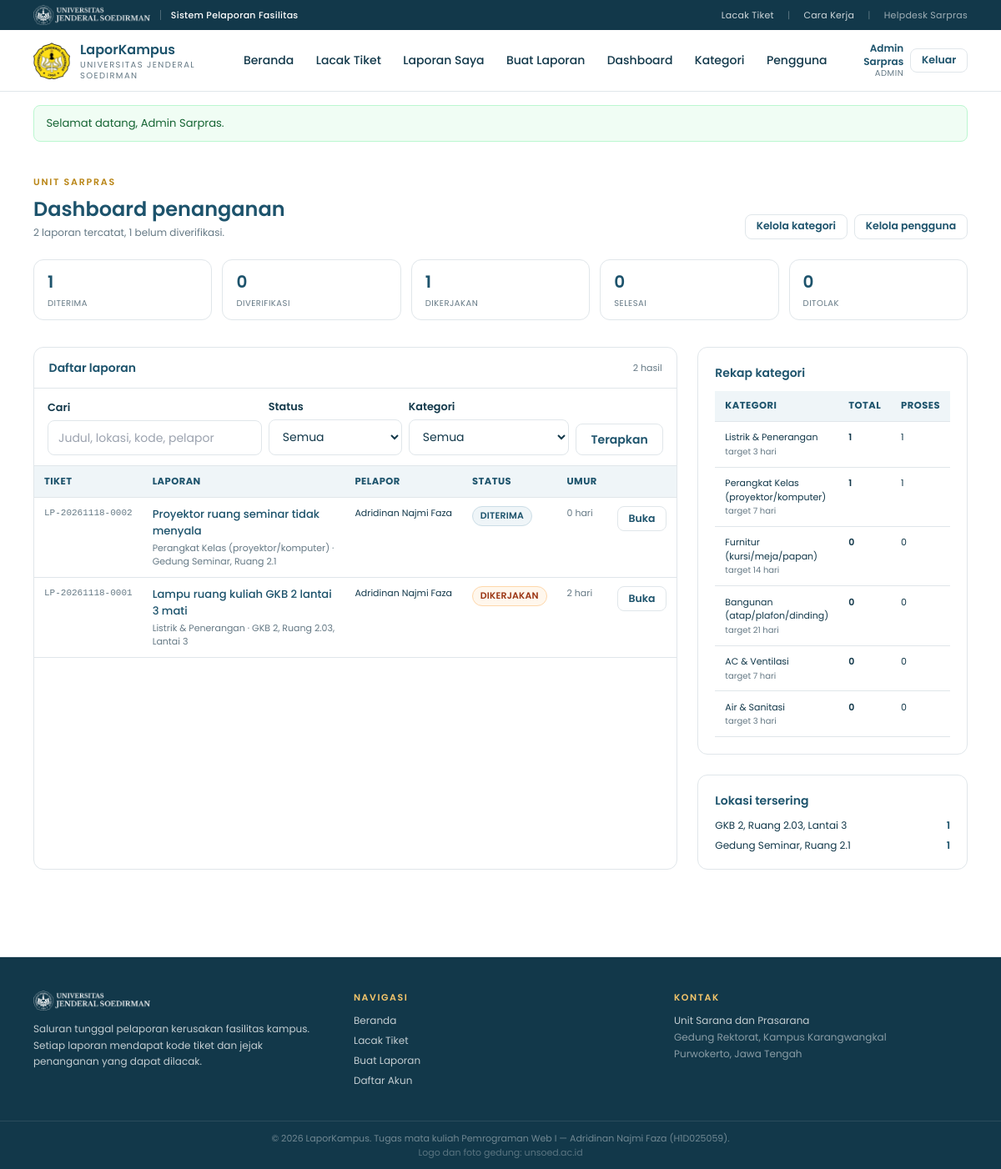
/admin/index.php (signed in), run on the app's committed database.
### tables this page shows
CREATE TABLE laporan (
  id          INT AUTO_INCREMENT PRIMARY KEY,
  kode        VARCHAR(20)  NOT NULL UNIQUE,
  user_id     INT          NOT NULL,
  kategori_id INT          NOT NULL,
  judul       VARCHAR(120) NOT NULL,
  deskripsi   TEXT         NOT NULL,
  lokasi      VARCHAR(160) NOT NULL,
  foto        VARCHAR(255) DEFAULT NULL,
  status      ENUM('diterima','diverifikasi','dikerjakan','selesai','ditolak') NOT NULL DEFAULT 'diterima',
  dibuat      DATETIME NOT NULL DEFAULT CURRENT_TIMESTAMP,
  diperbarui  DATETIME NOT NULL DEFAULT CURRENT_TIMESTAMP ON UPDATE CURRENT_TIMESTAMP,
  CONSTRAINT fk_lap_user FOREIGN KEY (user_id)     REFERENCES users(id)    ON DELETE CASCADE,
  CONSTRAINT fk_lap_kat  FOREIGN KEY (kategori_id) REFERENCES kategori(id) ON DELETE RESTRICT,
  INDEX idx_status (status),
  INDEX idx_kategori (kategori_id),
  INDEX idx_dibuat (dibuat)
);

CREATE TABLE kategori (
  id       INT AUTO_INCREMENT PRIMARY KEY,
  nama     VARCHAR(80) NOT NULL UNIQUE,
  sla_hari SMALLINT    NOT NULL DEFAULT 7
);

CREATE TABLE users (
  id            INT AUTO_INCREMENT PRIMARY KEY,
  nama          VARCHAR(100) NOT NULL,
  nim_nip       VARCHAR(20)  NOT NULL,
  email         VARCHAR(120) NOT NULL UNIQUE,
  password_hash VARCHAR(255) NOT NULL,
  role          ENUM('pelapor','admin') NOT NULL DEFAULT 'pelapor',
  aktif         TINYINT(1)   NOT NULL DEFAULT 1,
  dibuat        DATETIME     NOT NULL DEFAULT CURRENT_TIMESTAMP
);

### admin/index.php (the view, shortened to what this page needs)
<?php
require_once __DIR__ . '/../includes/auth.php';
$cari      = trim((string) ($_GET['q'] ?? ''));
$perHal = 10;
$hal    = max(1, (int) ($_GET['hal'] ?? 1));
$where  = ['1 = 1'];
$params = [];
$sqlWhere = 'WHERE ' . implode(' AND ', $where);
$stTotal = $pdo->prepare("SELECT COUNT(*) FROM laporan l JOIN users p ON p.id = l.user_id $sqlWhere");
$stTotal->execute($params);
$total    = (int) $stTotal->fetchColumn();
$totalHal = max(1, (int) ceil($total / $perHal));
$hal      = min($hal, $totalHal);
$offset   = ($hal - 1) * $perHal;
$st = $pdo->prepare(
    "SELECT l.id, l.kode, l.judul, l.status, l.lokasi, l.dibuat, k.nama AS kategori, k.sla_hari, p.nama AS pelapor
     FROM laporan l
     JOIN kategori k ON k.id = l.kategori_id
     JOIN users p    ON p.id = l.user_id
     $sqlWhere
     ORDER BY FIELD(l.status, 'diterima','diverifikasi','dikerjakan','selesai','ditolak'), l.dibuat DESC
     LIMIT $perHal OFFSET $offset"
);
$st->execute($params);
$daftar = $st->fetchAll();
$stat = $pdo->query(
    "SELECT
       COUNT(*) AS total,
       SUM(status = 'diterima')     AS diterima,
       SUM(status = 'diverifikasi') AS diverifikasi,
       SUM(status = 'dikerjakan')   AS dikerjakan,
       SUM(status = 'selesai')      AS selesai,
       SUM(status = 'ditolak')      AS ditolak
     FROM laporan"
)->fetch();
$perKategori = $pdo->query(
    "SELECT k.nama, k.sla_hari, COUNT(l.id) AS jumlah,
            SUM(l.status NOT IN ('selesai','ditolak')) AS berjalan
     FROM kategori k LEFT JOIN laporan l ON l.kategori_id = k.id
     GROUP BY k.id ORDER BY jumlah DESC"
)->fetchAll();
$perLokasi = $pdo->query(
    "SELECT lokasi, COUNT(*) AS jumlah FROM laporan GROUP BY lokasi ORDER BY jumlah DESC LIMIT 5"
)->fetchAll();
include __DIR__ . '/../includes/header.php';
?>
<div class="mx-auto max-w-6xl px-4 py-10">
  <div class="flex flex-wrap items-end justify-between gap-4">
    <div>
      <p class="text-[11px] font-semibold uppercase tracking-[0.16em] text-gold">Unit sarpras</p>
      <h1 class="mt-2 text-2xl font-semibold text-navy">Dashboard penanganan</h1>
      <p class="mt-1 text-xs text-muted"><?= (int) $stat['total'] ?> laporan tercatat, <?= (int) $stat['diterima'] ?> belum diverifikasi.</p>
    </div>
    <div class="flex gap-2">
      <a href="<?= BASE ?>/admin/kategori.php" class="btn btn-ghost btn-sm">Kelola kategori</a>
      <a href="<?= BASE ?>/admin/pengguna.php" class="btn btn-ghost btn-sm">Kelola pengguna</a>
    </div>
  </div>
  <div class="mt-6 grid grid-cols-2 gap-3 sm:grid-cols-5">
    <?php
    $kartu = [
        ['Diterima', $stat['diterima'], 'badge-diterima'],
        ['Diverifikasi', $stat['diverifikasi'], 'badge-diverifikasi'],
        ['Dikerjakan', $stat['dikerjakan'], 'badge-dikerjakan'],
        ['Selesai', $stat['selesai'], 'badge-selesai'],
        ['Ditolak', $stat['ditolak'], 'badge-ditolak'],
    ];
    foreach ($kartu as [$label, $nilai, $kelas]): ?>
      <div class="card px-4 py-3">
        <p class="text-xl font-semibold text-navy"><?= (int) $nilai ?></p>
        <p class="mt-1 text-[10px] uppercase tracking-wider text-muted"><?= e($label) ?></p>
      </div>
    <?php endforeach; ?>
  </div>
  <div class="mt-8 grid gap-6 lg:grid-cols-[1.55fr_0.45fr]">
    <div class="card overflow-hidden">
      <div class="card-head flex flex-wrap items-center justify-between gap-2">
        <h2 class="text-sm font-semibold text-navy">Daftar laporan</h2>
        <span class="text-[11px] text-muted"><?= $total ?> hasil</span>
      </div>
      <form method="get" class="grid gap-2 border-b border-line bg-white px-4 py-3 sm:grid-cols-[1fr_auto_auto_auto] sm:items-end">
        <div class="field mb-0">
          <label for="q">Cari</label>
          <input type="text" id="q" name="q" value="<?= e($cari) ?>" placeholder="Judul, lokasi, kode, pelapor">
        </div>
        <div class="field mb-0 sm:w-40">
          <label for="status">Status</label>
          <select id="status" name="status">
            <option value="">Semua</option>
          </select>
        </div>
        <div class="field mb-0 sm:w-48">
          <label for="kategori">Kategori</label>
          <select id="kategori" name="kategori">
            <option value="0">Semua</option>
          </select>
        </div>
        <button type="submit" class="btn btn-ghost">Terapkan</button>
      </form>
      <div class="overflow-x-auto">
        <table class="tabel">
          <thead>
            <tr>
              <th>Tiket</th>
              <th>Laporan</th>
              <th>Pelapor</th>
              <th>Status</th>
              <th>Umur</th>
              <th></th>
            </tr>
          </thead>
          <tbody>
          <?php foreach ($daftar as $l):
              $umur  = umur_hari($l['dibuat']);
          ?>
            <tr data-cari="<?= e($l['judul'] . ' ' . $l['lokasi'] . ' ' . $l['kode'] . ' ' . $l['pelapor']) ?>">
              <td class="whitespace-nowrap font-mono text-[11px] text-muted"><?= e($l['kode']) ?></td>
              <td>
                <p class="font-medium text-navy"><?= e($l['judul']) ?></p>
                <p class="mt-0.5 text-[11px] text-muted"><?= e($l['kategori']) ?> &middot; <?= e($l['lokasi']) ?></p>
              </td>
              <td class="whitespace-nowrap text-[11px]"><?= e($l['pelapor']) ?></td>
              <td><?= badge_status($l['status']) ?></td>
              <td class="whitespace-nowrap text-[11px] text-muted">
                <?= $umur ?> hari
              </td>
              <td class="whitespace-nowrap text-right">
                <a href="<?= BASE ?>/laporan/detail.php?id=<?= (int) $l['id'] ?>" class="btn btn-ghost btn-sm">Buka</a>
              </td>
            </tr>
          <?php endforeach; ?>
          </tbody>
        </table>
      </div>
    </div>
    <div class="space-y-6">
      <div class="card p-5">
        <h2 class="text-sm font-semibold text-navy">Rekap kategori</h2>
        <table class="tabel mt-3">
          <thead><tr><th>Kategori</th><th>Total</th><th>Proses</th></tr></thead>
          <tbody>
          <?php foreach ($perKategori as $k): ?>
            <tr>
              <td class="text-[11px]"><?= e($k['nama']) ?><br><span class="text-[10px] text-muted">target <?= (int) $k['sla_hari'] ?> hari</span></td>
              <td class="text-[11px] font-semibold"><?= (int) $k['jumlah'] ?></td>
              <td class="text-[11px]"><?= (int) $k['berjalan'] ?></td>
            </tr>
          <?php endforeach; ?>
          </tbody>
        </table>
      </div>
      <div class="card p-5">
        <h2 class="text-sm font-semibold text-navy">Lokasi tersering</h2>
        <?php if (!$perLokasi): ?>
          <p class="mt-3 text-xs text-muted">Belum ada data.</p>
        <?php else: ?>
          <ul class="mt-3 space-y-2 text-xs">
            <?php foreach ($perLokasi as $lk): ?>
              <li class="flex items-start justify-between gap-2">
                <span class="text-navy-dark"><?= e($lk['lokasi']) ?></span>
                <span class="shrink-0 font-semibold text-navy"><?= (int) $lk['jumlah'] ?></span>
              </li>
            <?php endforeach; ?>
          </ul>
        <?php endif; ?>
      </div>
    </div>
  </div>
</div>
<?php include __DIR__ . '/../includes/footer.php'; ?>

### includes/fungsi.php (shortened to what this page needs)
<?php
function e($v): string
{
    return htmlspecialchars((string) $v, ENT_QUOTES, 'UTF-8');
}
function status_label(string $s): string
{
    $map = [
        'diterima'     => 'Diterima',
        'diverifikasi' => 'Diverifikasi',
        'dikerjakan'   => 'Dikerjakan',
        'selesai'      => 'Selesai',
        'ditolak'      => 'Ditolak',
    ];
    return $map[$s] ?? ucfirst($s);
}
function badge_status(string $s): string
{
    return '<span class="badge badge-' . e($s) . '">' . e(status_label($s)) . '</span>';
}
function umur_hari(string $dibuat): int
{
    $ts = strtotime($dibuat);
    return $ts ? max(0, (int) floor((time() - $ts) / 86400)) : 0;
}

### assets/style.css (style rules this page uses)
:root { --navy: #1d536c; --navy-dark: #12384a; --navy-mid: #3f7896; --gold: #b98515; --gold-bright: #eeb700; --line: #e0e6ea; --muted: #657985; }
body { font-family: 'Poppins', 'Segoe UI', system-ui, sans-serif; }
.btn { display: inline-flex; align-items: center; justify-content: center; gap: .45rem; padding: .6rem 1.1rem; border-radius: .5rem; font-size: .875rem; font-weight: 600; line-height: 1.2; transition: background .15s, color .15s, border-color .15s; cursor: pointer; }
.btn-sm { padding: .4rem .8rem; font-size: .78rem; }
.btn-ghost { background: #fff; color: var(--navy); border: 1px solid var(--line); }
.card { background: #fff; border: 1px solid var(--line); border-radius: .75rem; }
.card-head { border-bottom: 1px solid var(--line); padding: .9rem 1.1rem; }
.field { margin-bottom: 1rem; }
.field label { display: block; margin-bottom: .35rem; font-size: .8rem; font-weight: 600; color: var(--navy-dark); }
.field input[type=text], .field input[type=email], .field input[type=password], .field input[type=number], .field input[type=file], .field select, .field textarea { width: 100%; border: 1px solid var(--line); border-radius: .5rem; background: #fff; padding: .6rem .75rem; font-size: .875rem; color: var(--navy-dark); }
.badge { display: inline-block; padding: .18rem .55rem; border-radius: 999px; border: 1px solid transparent; font-size: .68rem; font-weight: 600; letter-spacing: .02em; text-transform: uppercase; }
.badge-diterima { background: #eff5f8; color: #1d536c; border-color: #cbdde6; }
.badge-dikerjakan { background: #fff7ed; color: #9a3412; border-color: #fed7aa; }
.tabel { width: 100%; border-collapse: collapse; font-size: .82rem; }
.tabel th { text-align: left; padding: .6rem .75rem; background: #eff5f8; color: var(--navy); font-size: .72rem; text-transform: uppercase; letter-spacing: .04em; border-bottom: 1px solid var(--line); }
.tabel td { padding: .65rem .75rem; border-bottom: 1px solid var(--line); vertical-align: top; }

### data on the page
laporan: kode "LP-20261118-0002", judul "Proyektor ruang seminar tidak menyala", kategori.nama "Perangkat Kelas (proyektor/komputer)", lokasi "Gedung Seminar, Ruang 2.1", user.nama "Adridinan Najmi Faza", status "DITERIMA", dibuat "0"
laporan: kode "LP-20261118-0001", judul "Lampu ruang kuliah GKB 2 lantai 3 mati", kategori.nama "Listrik & Penerangan", lokasi "GKB 2, Ruang 2.03, Lantai 3", user.nama "Adridinan Najmi Faza", status "DIKERJAKAN", dibuat "2"

### other printed values
APP_NAME "LaporKampus"
APP_SUB "UNIVERSITAS JENDERAL SOEDIRMAN"
$u['nama'] "Admin Sarpras"
$u['role'] "ADMIN"
$f['pesan'] "Selamat datang, Admin Sarpras."
$stat['total'] "2"
$stat['diterima'] "1"
$nilai "1"
$label "DITERIMA"
$nilai "0"
$label "DIVERIFIKASI"
$label "DIKERJAKAN"
$label "SELESAI"
$label "DITOLAK"
$total "2"
